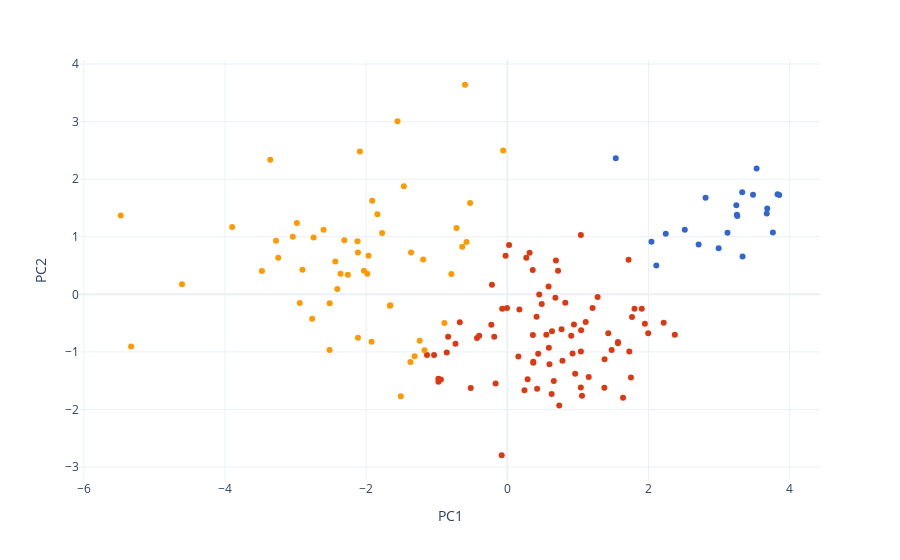

Notebook cell for this chart:
### Code cell
df_total['cluster'] = labels.astype(str)
fig = t.display_clustering(df_total)

### Figure 1 — Plotly figure (JSON) as saved in the notebook; plotly's stock layout.template omitted (floating-point values rounded to 4 significant figures)
{"data": [{"hovertemplate": "<b>%{hovertext}</b><br><br>cluster=2<br>PC1=%{x}<br>PC2=%{y}<extra></extra>", "hovertext": ["Finland", "Denmark", "Switzerland", "Iceland", "Norway", "Netherlands", "Sweden", "New Zealand", "Austria", "Luxembourg", "Canada", "Australia", "United Kingdom", "Ireland", "Germany", "United States", "United Arab Emirates", "Malta", "Singapore", "Uzbekistan", "Hong Kong S.A.R. of China"], "legendgroup": "2", "marker": {"color": "#3366CC", "symbol": "circle"}, "mode": "markers", "name": "2", "orientation": "v", "showlegend": true, "type": "scatter", "x": [3.762, 3.852, 3.675, 3.119, 3.828, 3.327, 3.48, 3.531, 2.993, 3.332, 3.252, 3.244, 2.808, 3.258, 2.71, 2.111, 2.245, 2.514, 3.682, 1.536, 2.042], "xaxis": "x", "y": [1.075, 1.726, 1.404, 1.068, 1.74, 1.774, 1.731, 2.188, 0.8003, 0.6568, 1.384, 1.549, 1.679, 1.362, 0.8668, 0.502, 1.05, 1.122, 1.49, 2.363, 0.9121], "yaxis": "y"}, {"hovertemplate": "<b>%{hovertext}</b><br><br>cluster=0<br>PC1=%{x}<br>PC2=%{y}<extra></extra>", "hovertext": ["Israel", "Costa Rica", "Czech Republic", "Belgium", "France", "Mexico", "Taiwan Province of China", "Uruguay", "Saudi Arabia", "Spain", "Guatemala", "Italy", "Brazil", "Slovenia", "El Salvador", "Kosovo", "Panama", "Slovakia", "Chile", "Bahrain", "Lithuania", "Trinidad and Tobago", "Poland", "Colombia", "Cyprus", "Nicaragua", "Romania", "Kuwait", "Mauritius", "Kazakhstan", "Estonia", "Philippines", "Hungary", "Thailand", "Argentina", "Honduras", "Latvia", "Ecuador", "Portugal", "Jamaica", "South Korea", "Japan", "Peru", "Serbia", "Bolivia", "Paraguay", "Dominican Republic", "Bosnia and Herzegovina", "Moldova", "Tajikistan", "Montenegro", "Russia", "Kyrgyzstan", "Belarus", "North Cyprus", "Greece", "Croatia", "Libya", "Mongolia", "Malaysia", "Vietnam", "Maldives", "Azerbaijan", "Macedonia", "Turkey", "China", "Turkmenistan", "Bulgaria", "Venezuela", "Algeria", "Albania", "Gabon", "South Africa", "Lebanon", "Armenia", "Jordan", "Namibia", "Ukraine", "Sri Lanka", "Botswana"], "legendgroup": "0", "marker": {"color": "#DC3912", "symbol": "circle"}, "mode": "markers", "name": "0", "orientation": "v", "showlegend": true, "type": "scatter", "x": [1.904, 1.949, 1.639, 2.215, 2.373, 1.042, 1.567, 1.801, 1.567, 1.728, 0.5839, 1.153, 0.9045, 1.996, 0.4141, 0.3149, 1.377, 1.041, 0.9237, 1.717, 1.057, 0.9434, 1.477, 0.7807, 1.11, 0.688, 0.6579, 1.43, 1.207, 1.045, 1.766, 0.4518, 0.7349, 1.041, 0.9606, 0.2682, 0.6275, 0.6324, 1.374, 0.5876, 0.5963, 1.751, 0.3674, 0.4371, -0.004597, 0.6807, 0.768, -0.2271, -0.4303, -0.02508, 0.1562, 0.2873, 0.02402, 0.3668, 1.279, -0.08039, 0.4219, 0.1702, -0.07343, 0.7178, 0.4871, 0.8208, 0.3618, -0.1859, -0.1665, 0.552, 0.3596, 0.2425, -0.5188, -0.9767, -0.6737, -0.9422, -0.8389, -0.9776, -0.7345, -0.3989, -1.039, -0.8588, -0.2184, -1.139], "xaxis": "x", "y": [-0.2496, -0.5097, -1.797, -0.4926, -0.7005, -0.9931, -0.8485, -0.2505, -0.8285, -0.9923, 0.1376, -1.437, -0.7185, -0.6769, -0.3909, 0.7216, -1.127, -1.62, -1.028, 0.6012, -1.761, -0.5249, -0.9694, -1.155, -0.4829, 0.5858, -1.506, -0.6765, -0.2387, -0.6239, -0.392, -0.002693, -1.932, 1.031, -1.382, 0.6347, -1.73, -0.6414, -1.624, -0.9289, -1.216, -1.446, -1.188, -1.034, -0.2374, -0.06147, -0.6072, -0.528, -0.7595, 0.6716, -1.08, -1.477, 0.8559, -1.173, -0.04557, -2.796, -1.642, -0.2635, -0.2515, 0.4088, -0.1682, -0.1469, -0.708, -0.7368, -1.551, -0.7037, 0.421, -1.666, -1.627, -1.519, -0.4848, -1.478, -0.7356, -1.468, -0.8589, -0.7214, -1.055, -1.01, 0.1665, -1.056], "yaxis": "y"}, {"hovertemplate": "<b>%{hovertext}</b><br><br>cluster=1<br>PC1=%{x}<br>PC2=%{y}<extra></extra>", "hovertext": ["Pakistan", "Indonesia", "Ivory Coast", "Benin", "Congo (Brazzaville)", "Ghana", "Nepal", "Morocco", "Cameroon", "Senegal", "Guinea", "Niger", "Laos", "Cambodia", "Bangladesh", "Iraq", "Burkina Faso", "Gambia", "Mali", "Nigeria", "Georgia", "Iran", "Mozambique", "Kenya", "Liberia", "Palestinian Territories", "Uganda", "Chad", "Tunisia", "Mauritania", "Congo (Kinshasa)", "Swaziland", "Myanmar", "Comoros", "Togo", "Ethiopia", "Madagascar", "Egypt", "Sierra Leone", "Burundi", "Zambia", "Haiti", "Lesotho", "India", "Malawi", "Yemen", "Tanzania", "Central African Republic", "Rwanda", "Zimbabwe", "South Sudan", "Afghanistan"], "legendgroup": "1", "marker": {"color": "#FF9900", "symbol": "circle"}, "mode": "markers", "name": "1", "orientation": "v", "showlegend": true, "type": "scatter", "x": [-1.193, -0.05897, -2.26, -2.746, -1.664, -1.364, -0.7204, -1.174, -1.984, -1.659, -2.31, -2.604, -0.5278, -0.5793, -0.6391, -1.242, -2.363, -2.089, -2.409, -2.032, -0.8918, -0.7934, -1.842, -1.467, -2.438, -1.373, -2.117, -3.478, -1.51, -2.116, -3.04, -1.924, -0.5994, -2.903, -3.246, -1.967, -2.941, -1.314, -3.278, -3.899, -2.123, -3.359, -2.766, -1.774, -2.982, -2.519, -1.915, -5.478, -1.557, -2.518, -4.61, -5.331], "xaxis": "x", "y": [0.6065, 2.499, 0.3385, 0.9886, -0.1978, 0.7251, 1.151, -0.9718, 0.3553, -0.1905, 0.9411, 1.122, 1.586, 0.911, 0.8246, -0.8079, 0.3594, 2.482, 0.09111, 0.4109, -0.5002, 0.351, 1.392, 1.876, 0.5708, -1.176, 0.7281, 0.4057, -1.77, -0.7561, 1.002, -0.8238, 3.641, 0.4255, 0.6337, 0.6719, -0.1515, -1.076, 0.929, 1.168, 0.923, 2.338, -0.4264, 1.064, 1.239, -0.9661, 1.626, 1.369, 3.007, -0.1554, 0.1766, -0.9055], "yaxis": "y"}], "layout": {"legend": {"title": {"text": "cluster"}, "tracegroupgap": 0}, "margin": {"t": 60}, "showlegend": false, "xaxis": {"anchor": "y", "domain": [0, 1], "title": {"text": "PC1"}}, "yaxis": {"anchor": "x", "domain": [0, 1], "title": {"text": "PC2"}}}}
